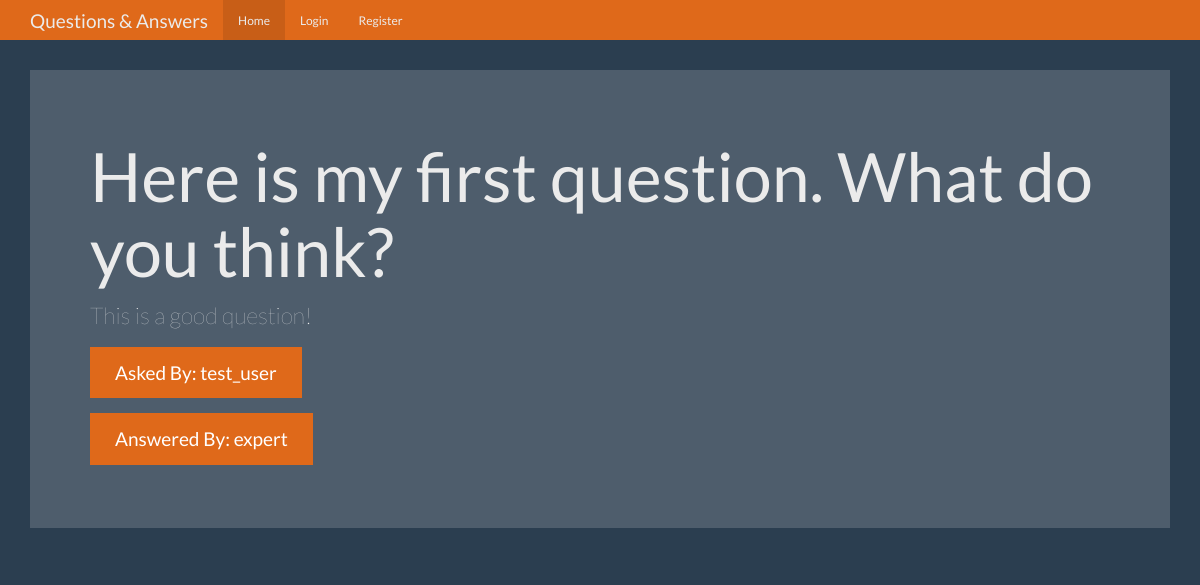
Screenshot of /question/1 with the database file from the repository.
### tables this page shows
CREATE TABLE questions(
  id integer primary key autoincrement,
  question_text text not null,
  answer_text text,
  asked_by_id integer not null,
  expert_id integer not null
);

CREATE TABLE users(
  id integer primary key autoincrement,
  name text not null,
  password text not null,
  expert boolean not null,
  admin boolean not null
);

### app.py (the view)
@app.route('/question/<question_id>')
def question(question_id):
  user = get_current_user()
  db = get_db()
  question_cur = db.execute('''select questions.question_text,
                                questions.answer_text,
                                askers.name as asker_name,
                                experts.name as expert_name
                            from questions
                              join users as askers on questions.asked_by_id = askers.id
                              join users as experts on questions.expert_id = experts.id
                            where questions.id = ?''',
                            [question_id])
  question_results = question_cur.fetchone()
  return render_template('question.html', user=user, question=question_results)

### app.py (called while the page is built)
def get_current_user():
  user_result = None
  if 'user' in session:
    user = session['user']
    db = get_db()
    user_cur = db.execute('select id, name, password, expert, admin from users where name = ?', [user])
    user_result = user_cur.fetchone()
  return user_result

### database.py (called while the page is built)
def connect_db():
  sql = sqlite3.connect('./question.db')
  sql.row_factory = sqlite3.Row
  return sql

def get_db():
  if not hasattr(g, 'sqlite_db'):
    g.sqlite_db = connect_db()
  return g.sqlite_db

### templates/question.html (shortened to what this page needs)
<!DOCTYPE html>
<html lang="en">
  <head>
    <link href="{{ url_for('static', filename='bootstrap.min.css') }}" rel="stylesheet">
    <link href="{{url_for('static', filename='theme.css') }}" rel="stylesheet">
  </head>
  <body>
    <nav class="navbar navbar-inverse navbar-fixed-top">
      <div class="container">
        <div class="navbar-header">
          <a class="navbar-brand" href="#">Questions & Answers</a>
        </div>
        <div id="navbar" class="navbar-collapse collapse">
          <ul class="nav navbar-nav">
            <li class="active"><a href="{{ url_for('index') }}">Home</a></li>
            {% if not user %}
            <li><a href="{{ url_for('login') }}">Login</a></li>
            <li><a href="{{ url_for('register') }}">Register</a></li>
            {% endif %}
          </ul>
        </div>
      </div>
    </nav>
    <div class="container theme-showcase" role="main">
      <div class="jumbotron">
        <h1>{{ question['question_text'] }}</h1>
        <p>{{ question['answer_text'] }}</p>
        <p><a class="btn btn-primary btn-lg">Asked By: {{ question['asker_name'] }}</a></p>
        <p><a class="btn btn-primary btn-lg">Answered By: {{ question['expert_name'] }}</a></p>
      </div>
    </div>
  </body>
</html>

### static/theme.css (style rules this page uses)
body { padding-top: 70px; padding-bottom: 30px; }

### rows the page displays
questions: question_text "Here is my first question. What do you think?", answer_text "This is a good question!"
users: asker_name "test_user"
users: expert_name "expert"
